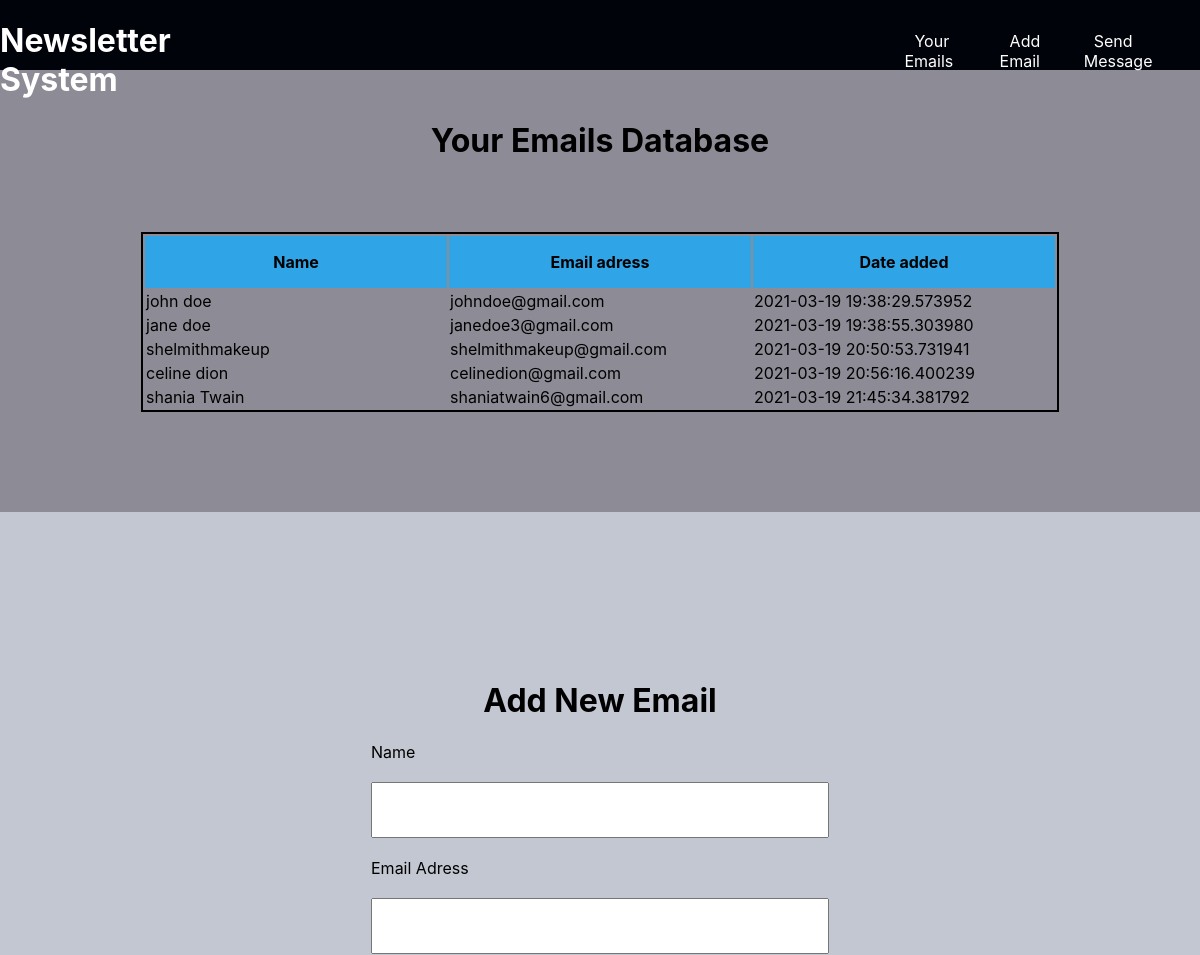
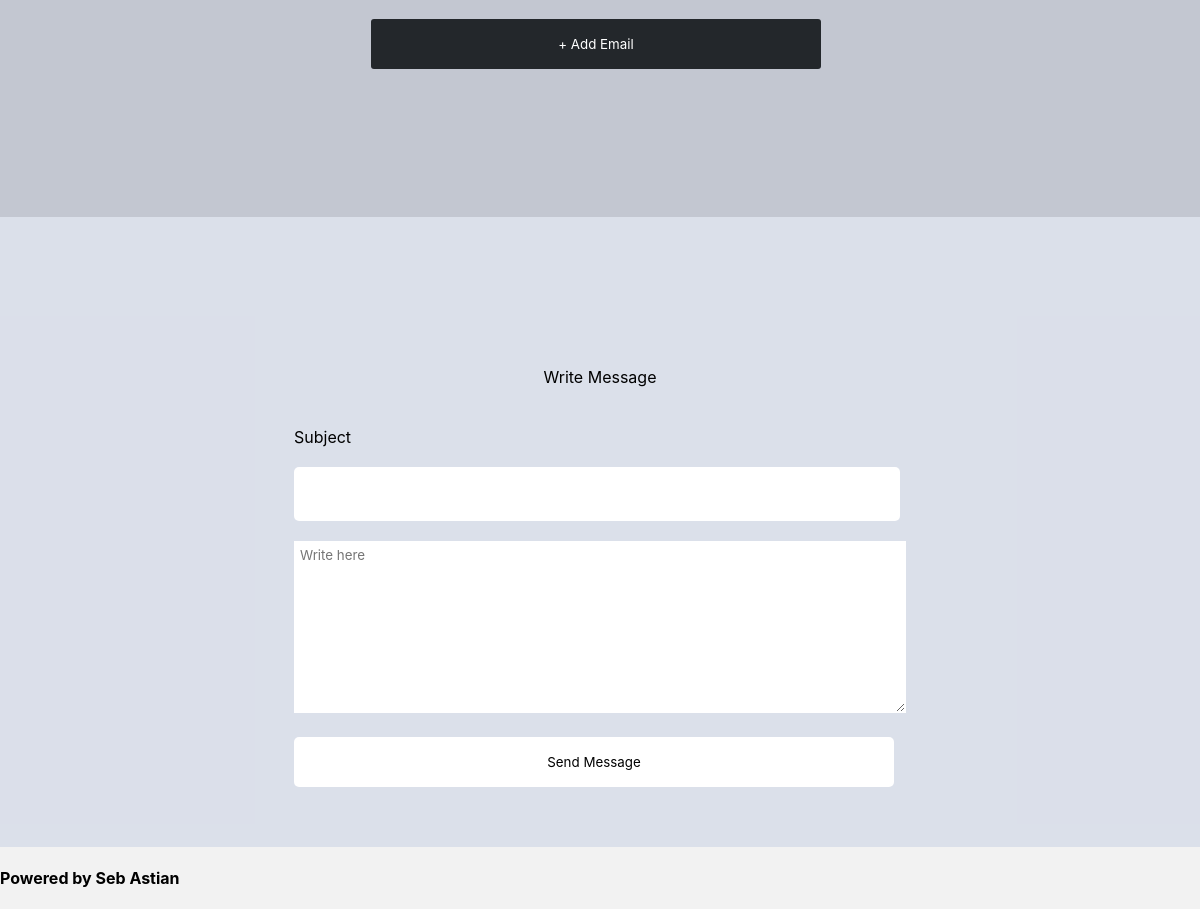
The page / on the database its author committed (2 pictures, top to bottom).
### tables this page shows
CREATE TABLE `emails` (
  `id` int(255) NOT NULL,
  `client_name` varchar(255) NOT NULL,
  `email_adress` varchar(255) NOT NULL,
  `time` timestamp(6) NOT NULL DEFAULT current_timestamp(6) ON UPDATE current_timestamp(6)
);

### index.php (the view, shortened to what this page needs)
<?php
            $servername = "newsletter";
            $serverhost = "localhost";
            $serverUser = "root";
            $serverPassword = "";
            $conn = mysqli_connect($serverhost,$serverUser,$serverPassword,$servername);
    $query = "SELECT * FROM emails";
    $result = mysqli_query($conn,$query);
    $emails = mysqli_fetch_all($result,MYSQLI_ASSOC);
?>
<!DOCTYPE html>
<html lang="en">
<head>
    <link rel="stylesheet" href="css/style.css">
</head>
<body>
    <header>
        <h1>Newsletter System</h1>
        <nav>
            <ul>
                <li><a href="#emails">Your Emails</a></li>
            <li><a href="#add">Add Email</a></li>
            <li><a href="#send">Send Message</a></li>
        </ul>
    </nav>
    </header>
    <div class="main">
        <div class="table" id="emails">
            <h1>Your Emails Database</h1>
            <table>
                <tr>
                   <th>Name</th>
                   <th>Email adress</th>
                   <th>Date added</th>
                </tr>
                <?php foreach($emails as $email):?>
                <tr>
                    <td><?php echo $email['client_name']?></td>
                    <td><?php echo $email['email_adress']?></td>
                    <td><?php echo $email['time']?></td>
                    <?php endforeach ?>
                </tr>
            </table>
        </div>
        <div class="form" id="add">
            <h1>Add New Email</h1>
            <form action="#" method="post">
                <div class="form-group">
                    <label>Name </label> <br> <br>
                <input type="text" name="name" id="" required> <br> <br>
                </div>
                <div class="form-group">
                    <label>Email Adress</label> <br> <br>
                <input type="email" name="email" id="" required> <br> <br>
                </div>
                <input type="submit" name="add" value="+ Add Email" class="btn-dark">
            </form>
        </div>
        <div class="send" id="send"> <br> <br>
            <label>Write Message</label> <br> <br>
            <form action="" method="POST">
                <div class="form-group">
                    <label>Subject</label> <br> <br>
                    <input type="text" name="subject"> <br> <br>
                <textarea name="message" id="" cols="30" rows="10" placeholder="Write here" required></textarea> <br> <br>
                </div>
                <input type="submit" name="send" value="Send Message" class="btn-primary"> <br> <br>
            </form>
        </div>
    </div>
             <div class="bar">
                 <h4>Powered by <span>Seb Astian</span></h4>
             </div>
</body>
</html>

### css/style.css (style rules this page uses)
body { background-color: rgba(204, 204, 204, 0.247); margin: 0; padding: 0; overflow-x: hidden; }
* { text-decoration: none; list-style-type: none; scroll-behavior: smooth; font-family: -apple-system, BlinkMacSystemFont, 'Segoe UI', Roboto, Oxygen, Ubuntu, Cantarell, 'Open Sans', 'Helvetica Neue', sans-serif; }
header { display: inline-flex; background-color: #00030a; z-index: 9999; width: 100%; height: 70px; top: 0; position: fixed; }
header h1 { color: #fff; }
header nav { display: inline-flex; margin-left: 50%; margin-top: 15px; }
header nav ul { display: inline-flex; }
header nav ul li a { padding: 0 10px; font-family: -apple-system, BlinkMacSystemFont, 'Segoe UI', Roboto, Oxygen, Ubuntu, Cantarell, 'Open Sans', 'Helvetica Neue', sans-serif; color: white; }
.table { height: max-content; display: flex; flex-direction: column; align-items: center; align-content: center; justify-content: center; background-color: rgba(3, 1, 24, 0.425); padding: 100px 0; }
.table table { margin-top: 50px; border: 2px solid black; }
.table table th { background-color: #2fa4e7; width: 300px; height: 50px; margin: 0px 20px; color: black; }
.table table td { color: black; }
.form { margin: 0; padding: 50px; height: 70vh; display: flex; flex-direction: column; align-items: center; align-content: center; justify-content: center; background: #8791a871; }
.form form input { width: 450px; height: 50px; }
.send { padding-top: 70px; height: 70vh; display: flex; flex-direction: column; align-items: center; align-content: center; justify-content: center; background: #bec8df71; }
.send textarea { width: 600px; border-color: transparent; padding: 5px; }
.send input { width: 600px; height: 50px; background-color: #fff; border: 1px solid transparent; border-radius: 5px; }
.btn-dark { background-color: #23272b; color: white; border-color: transparent; border-radius: 3px; }
.btn-primary { width: 600px; height: 50px; background-color: #2fa4e7; border: 1px solid transparent; border-radius: 5px; }

### rows shown on the page
emails: client_name "john doe", email_adress "johndoe@gmail.com", time "2021-03-19 19:38:29.573952"
emails: client_name "jane doe", email_adress "janedoe3@gmail.com", time "2021-03-19 19:38:55.303980"
emails: client_name "shelmithmakeup", email_adress "shelmithmakeup@gmail.com", time "2021-03-19 20:50:53.731941"
emails: client_name "celine dion", email_adress "celinedion@gmail.com", time "2021-03-19 20:56:16.400239"
emails: client_name "shania Twain", email_adress "shaniatwain6@gmail.com", time "2021-03-19 21:45:34.381792"
